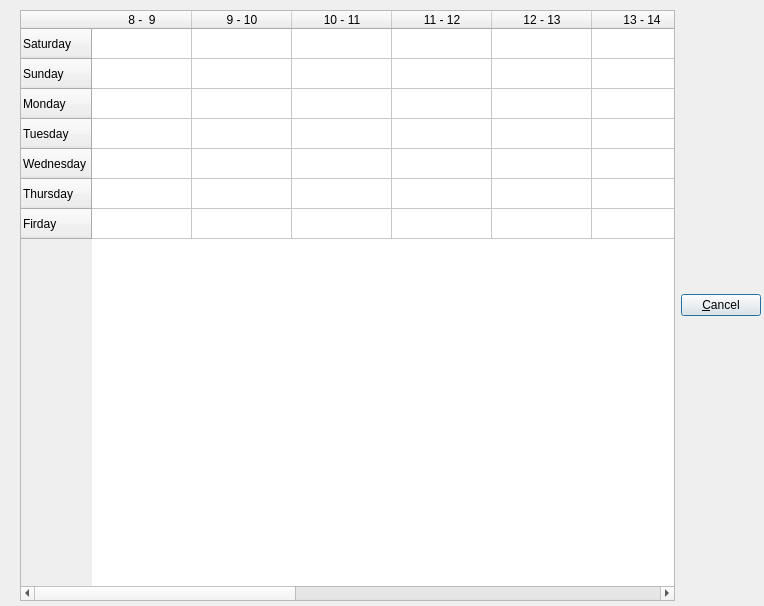
<?xml version="1.0" encoding="UTF-8"?>
<ui version="4.0">
 <class>TableViewDialog</class>
 <widget class="QDialog" name="TableViewDialog">
  <property name="geometry">
   <rect>
    <x>0</x>
    <y>0</y>
    <width>764</width>
    <height>606</height>
   </rect>
  </property>
  <property name="windowTitle">
   <string>Dialog</string>
  </property>
  <widget class="QWidget" name="layoutWidget">
   <property name="geometry">
    <rect>
     <x>20</x>
     <y>10</y>
     <width>741</width>
     <height>591</height>
    </rect>
   </property>
   <layout class="QGridLayout" name="gridLayout">
    <item row="0" column="1">
     <widget class="QPushButton" name="cancelButton">
      <property name="text">
       <string>&amp;Cancel</string>
      </property>
     </widget>
    </item>
    <item row="0" column="0">
     <widget class="QTableWidget" name="tableView">
      <property name="rowCount">
       <number>7</number>
      </property>
      <property name="columnCount">
       <number>12</number>
      </property>
      <row>
       <property name="text">
        <string>Saturday</string>
       </property>
      </row>
      <row>
       <property name="text">
        <string>Sunday</string>
       </property>
      </row>
      <row>
       <property name="text">
        <string>Monday</string>
       </property>
      </row>
      <row>
       <property name="text">
        <string>Tuesday</string>
       </property>
      </row>
      <row>
       <property name="text">
        <string>Wednesday</string>
       </property>
      </row>
      <row>
       <property name="text">
        <string>Thursday</string>
       </property>
      </row>
      <row>
       <property name="text">
        <string>Firday</string>
       </property>
      </row>
      <column>
       <property name="text">
        <string>8 -  9</string>
       </property>
      </column>
      <column>
       <property name="text">
        <string>9 - 10</string>
       </property>
      </column>
      <column>
       <property name="text">
        <string>10 - 11</string>
       </property>
      </column>
      <column>
       <property name="text">
        <string>11 - 12</string>
       </property>
      </column>
      <column>
       <property name="text">
        <string>12 - 13</string>
       </property>
      </column>
      <column>
       <property name="text">
        <string>13 - 14</string>
       </property>
      </column>
      <column>
       <property name="text">
        <string>14 - 15</string>
       </property>
      </column>
      <column>
       <property name="text">
        <string>15 - 16</string>
       </property>
      </column>
      <column>
       <property name="text">
        <string>16 - 17</string>
       </property>
      </column>
      <column>
       <property name="text">
        <string>17 - 18</string>
       </property>
      </column>
      <column>
       <property name="text">
        <string>18 - 19</string>
       </property>
      </column>
      <column>
       <property name="text">
        <string>19 - 20</string>
       </property>
      </column>
     </widget>
    </item>
   </layout>
  </widget>
 </widget>
 <resources/>
 <connections>
  <connection>
   <sender>cancelButton</sender>
   <signal>clicked()</signal>
   <receiver>TableViewDialog</receiver>
   <slot>accept()</slot>
   <hints>
    <hint type="sourcelabel">
     <x>733</x>
     <y>308</y>
    </hint>
    <hint type="destinationlabel">
     <x>734</x>
     <y>367</y>
    </hint>
   </hints>
  </connection>
 </connections>
</ui>
